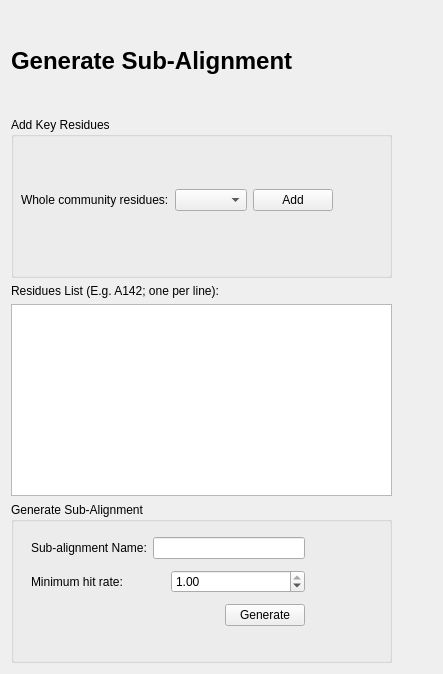
      <widget class="QWidget" name="page_32">
       <layout class="QGridLayout" name="gridLayout_22">
        <item row="0" column="0">
         <widget class="QLabel" name="label_84">
          <property name="minimumSize">
           <size>
            <width>0</width>
            <height>100</height>
           </size>
          </property>
          <property name="text">
           <string>&lt;html&gt;&lt;head/&gt;&lt;body&gt;&lt;p&gt;&lt;span style=&quot; font-size:xx-large; font-weight:600;&quot;&gt;Generate Sub-Alignment&lt;/span&gt;&lt;/p&gt;&lt;/body&gt;&lt;/html&gt;</string>
          </property>
          <property name="wordWrap">
           <bool>true</bool>
          </property>
         </widget>
        </item>
        <item row="1" column="0">
         <layout class="QVBoxLayout" name="verticalLayout_42">
          <item>
           <widget class="QGroupBox" name="groupBox_10">
            <property name="minimumSize">
             <size>
              <width>381</width>
              <height>161</height>
             </size>
            </property>
            <property name="title">
             <string>Add Key Residues</string>
            </property>
            <widget class="QWidget" name="layoutWidget">
             <property name="geometry">
              <rect>
               <x>10</x>
               <y>30</y>
               <width>639</width>
               <height>107</height>
              </rect>
             </property>
             <layout class="QVBoxLayout" name="verticalLayout_40">
              <item>
               <layout class="QHBoxLayout" name="horizontalLayout_35">
                <item>
                 <widget class="QLabel" name="label_61">
                  <property name="text">
                   <string>Whole community residues:</string>
                  </property>
                 </widget>
                </item>
                <item>
                 <widget class="QComboBox" name="cmbSubAlignComms"/>
                </item>
                <item>
                 <widget class="QPushButton" name="cmdSubAlignAddRes">
                  <property name="text">
                   <string>Add</string>
                  </property>
                 </widget>
                </item>
                <item>
                 <spacer name="horizontalSpacer_43">
                  <property name="orientation">
                   <enum>Qt::Horizontal</enum>
                  </property>
                  <property name="sizeHint" stdset="0">
                   <size>
                    <width>40</width>
                    <height>20</height>
                   </size>
                  </property>
                 </spacer>
                </item>
               </layout>
              </item>
             </layout>
            </widget>
           </widget>
          </item>
          <item>
           <layout class="QVBoxLayout" name="verticalLayout_50">
            <item>
             <widget class="QLabel" name="label_98">
              <property name="text">
               <string>Residues List (E.g. A142; one per line):</string>
              </property>
             </widget>
            </item>
            <item>
             <widget class="QTextEdit" name="txtResiduesSubAlign"/>
            </item>
           </layout>
          </item>
          <item>
           <widget class="QGroupBox" name="groupBox_11">
            <property name="minimumSize">
             <size>
              <width>341</width>
              <height>161</height>
             </size>
            </property>
            <property name="title">
             <string>Generate Sub-Alignment</string>
            </property>
            <widget class="QWidget" name="layoutWidget">
             <property name="geometry">
              <rect>
               <x>20</x>
               <y>30</y>
               <width>274</width>
               <height>101</height>
              </rect>
             </property>
             <layout class="QVBoxLayout" name="verticalLayout_41">
              <item>
               <layout class="QHBoxLayout" name="horizontalLayout_93">
                <item>
                 <widget class="QLabel" name="label_86">
                  <property name="text">
                   <string>Sub-alignment Name:</string>
                  </property>
                 </widget>
                </item>
                <item>
                 <widget class="QLineEdit" name="txtSubAlignName"/>
                </item>
               </layout>
              </item>
              <item>
               <layout class="QHBoxLayout" name="horizontalLayout_94">
                <item>
                 <widget class="QLabel" name="label_87">
                  <property name="text">
                   <string>Minimum hit rate:</string>
                  </property>
                 </widget>
                </item>
                <item>
                 <widget class="QDoubleSpinBox" name="txtSubAlignHitRate">
                  <property name="minimum">
                   <double>0.100000000000000</double>
                  </property>
                  <property name="maximum">
                   <double>1.000000000000000</double>
                  </property>
                  <property name="singleStep">
                   <double>0.100000000000000</double>
                  </property>
                  <property name="value">
                   <double>1.000000000000000</double>
                  </property>
                 </widget>
                </item>
               </layout>
              </item>
              <item>
               <layout class="QHBoxLayout" name="horizontalLayout_95">
                <item>
                 <spacer name="horizontalSpacer_72">
                  <property name="orientation">
                   <enum>Qt::Horizontal</enum>
                  </property>
                  <property name="sizeHint" stdset="0">
                   <size>
                    <width>40</width>
                    <height>20</height>
                   </size>
                  </property>
                 </spacer>
                </item>
                <item>
                 <widget class="QPushButton" name="cmdGenerateSubAlignment">
                  <property name="text">
                   <string>Generate</string>
                  </property>
                 </widget>
                </item>
               </layout>
              </item>
             </layout>
            </widget>
           </widget>
          </item>
         </layout>
        </item>
        <item row="1" column="1">
         <spacer name="horizontalSpacer_60">
          <property name="orientation">
           <enum>Qt::Horizontal</enum>
          </property>
          <property name="sizeHint" stdset="0">
           <size>
            <width>40</width>
            <height>20</height>
           </size>
          </property>
         </spacer>
        </item>
       </layout>
      </widget>
